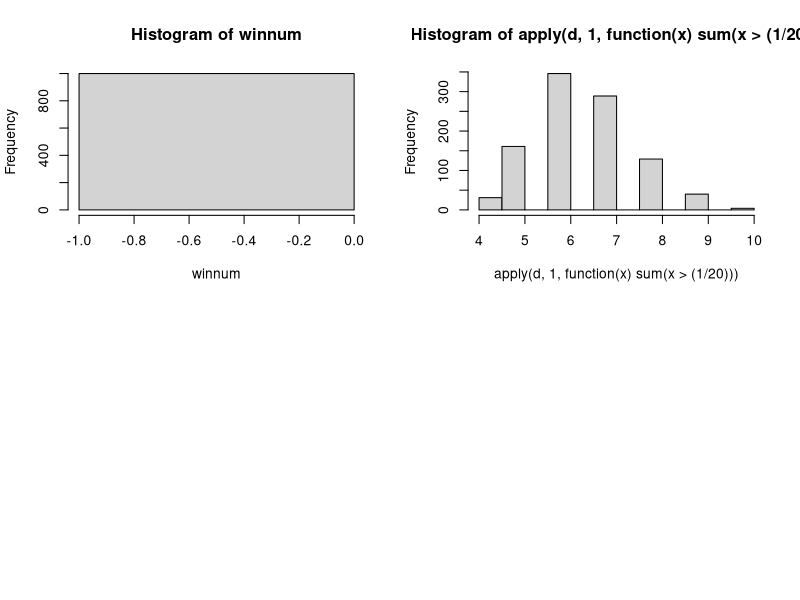

Reproduce this figure in R. (Note: this script raises an error after producing the figure.)
##https://www.r-bloggers.com/dirichlet-process-infinite-mixture-models-and-clustering/

par(mfrow=c(2,2))

#higher alpha leads to higher probability of lower values
stick_draw = function(num.vals, alpha) {
  betas = rbeta(num.vals, 1, alpha)
  stick.to.right = c(1, cumprod(1 - betas))[1:num.vals]
  weights = stick.to.right * betas
  weights
}

#low alpha is low pooling; high alpha is diffuse pooling
#you could invert it with a low alpha
len = 20 #length

winnum=matrix(0,1000,1)
cum.breaks=matrix(0,1000,len)
#first number is windows; 
#second is alpha: sets break points...

for(i in 1:1000){
  d=stick_draw(len,20)
  breaks=unique(c(0,cumsum(round(d*len)),len))
  cum.breaks[i,1:length(breaks)]=breaks
  #  print(breaks)
  a=1:len
  testwin=window(a,breaks=breaks)
  winnum[i] = length(levels(testwin))
}

hist(winnum); table(winnum); mean(winnum)
#print('mean')
#apply(cum.breaks,2,mean,na.rm=TRUE)
#print('max')
#apply(cum.breaks[,1:len-1],2,max,na.rm=TRUE)
#print('min')
#apply(cum.breaks[,1:len-1],2,min,na.rm=TRUE)

library(MCMCpack)

#alpha=rep(1,20)
#symmetric is where alpha is a single scalar
alpha=c(.1,.1,1,1,
        2,2,2,2,
        3,3,3,3,
        10,10,10,10)


d=rdirichlet(1000,rev(alpha))
hist(apply(d,1,function(x) sum(x>(1/20)))) #can use the same function as below
print(colSums(d)/nrow(d))

#unique algorithm...
#need proof???
#

####uniform equality partition ....
#50% probability it is equal to next value
#only about 200 combos
winnum=matrix(0,1000,1)
cum.breaks=matrix(as.numeric(NA),1000,20)

for(i in 1:1000){
  mean.wins=round(runif(1)*20); #print(mean.wins)
  a=1:20
  winprob=1-(mean.wins/max(a)); #print(winprob)
  partition=runif(19)>winprob
  if(!any(partition)){next} #skip cases with no breaks (could add as continuous...)
  breaks=which(partition==TRUE)
  breaks = unique(c(0,breaks,max(a)))
  cum.breaks[i,1:length(breaks)]=breaks
  testwin=window(a,breaks=breaks)
  #print(breaks)
  winnum[i] = length(levels(testwin))
}

c.break = apply(cum.breaks,1,function(x) 1:20 %in% x)
print(rowSums(c.break)/1000)

hist(winnum); table(winnum); mean(winnum)
cat('mean window length', 20/mean(winnum))

sum(!duplicated(cum.breaks),margin=1)

print('mean')
apply(cum.breaks,2,mean,na.rm=TRUE)
print('max')
apply(cum.breaks[,1:19],2,max,na.rm=TRUE)
print('min')
apply(cum.breaks[,1:19],2,min,na.rm=TRUE)




####alt idea ---- each is an ind parameter of equality to next value
#then in the mh algorithm, they can be updated
#you can probably figure out using combinotorics the best way 
# to limit window size
# e.g. if probability of equality is .2 ... sum(.2>runif(1000))/1000

#reasonable prior: as likely to equal as not equal...
#should look at that bayesian model from the green book some time...

winnum=matrix(0,1000,1)
cum.breaks=matrix(as.numeric(NA),1000,20)


p=rep(.5,20) # can draw from a proposal support between 0 and 1
#can also use this to sample breaks --  looks really close do dirichelet

for(i in 1:1000){
  equ.draws = runif(20)
  partition = p>equ.draws
  if(!any(partition)){next} #skip cases with no breaks (could add as continuous...)
  breaks=c(0,which(partition==TRUE),20)
  print(breaks)  
  cum.breaks[i,1:length(breaks)]=breaks
  testwin=window(a,breaks=unique(breaks))
  print(breaks)
  winnum[i] = length(levels(testwin))
  
}

hist(winnum); table(winnum); mean(winnum)
cat('mean window length', 20/mean(winnum))


print('mean')
apply(cum.breaks,2,mean,na.rm=TRUE)
print('max')
apply(cum.breaks[,1:19],2,max,na.rm=TRUE)
print('min')
apply(cum.breaks[,1:19],2,min,na.rm=TRUE)



####
#equality constraints sampler; i.e. sampling "breaks" directly
#doesn't work
winnum=matrix(0,1000,1)
cum.breaks=matrix(as.numeric(NA),1000,20)

n.constraints=10
for(i in 1:1000){
  #set uniform partition
  partition = rep(TRUE,length(a)-1)
  #draw random constraints based on n.constraints, 
  #i.e. 1 constraint = equal to the next beta (behind may be more natural)
  partition[sample(head(a,-1),n.constraints)] = FALSE
  if(!any(partition)){next} #skip cases with no breaks (could add as continuous...)
  breaks=c(0,which(partition==TRUE),20)
  print(breaks)  
  cum.breaks[i,1:length(breaks)]=breaks
  testwin=window(a,breaks=unique(breaks))
  print(breaks)
  winnum[i] = length(levels(testwin))
  
}

#hist(winnum); 
table(winnum); mean(winnum)
cat('mean window length', 20/mean(winnum))


print('mean')
apply(cum.breaks,2,mean,na.rm=TRUE)
print('max')
apply(cum.breaks[,1:19],2,max,na.rm=TRUE)
print('min')
apply(cum.breaks[,1:19],2,min,na.rm=TRUE)

sum(!duplicated(cum.breaks),margin=1)
